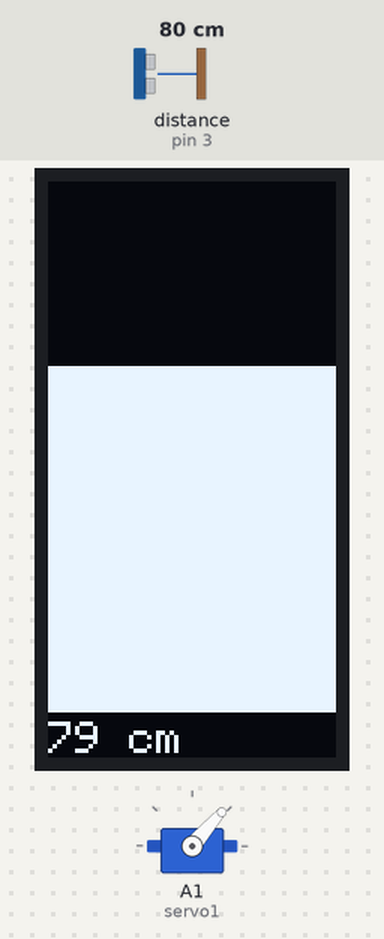
Recording of a sketch running on a simulated Arduino Uno, built with avr-gcc and run on an emulated ATmega328P. Parts: servo, 64×128 one-colour display. Wiring (inferred from the names in the program): ultrasonic range finder: trigger pin 2; echo pin 3. The test bench sets the inputs (shaded band); at power-on: distance to the obstacle (sensor on pin 3) 80 cm. The echo pulse lasts 58.3 µs per cm; what the sketch prints to the serial monitor is not drawn.

Above: at 6.3 s.
6.4 s: distance to the obstacle (sensor on pin 3) set to 2 cm
At 11.49 s:
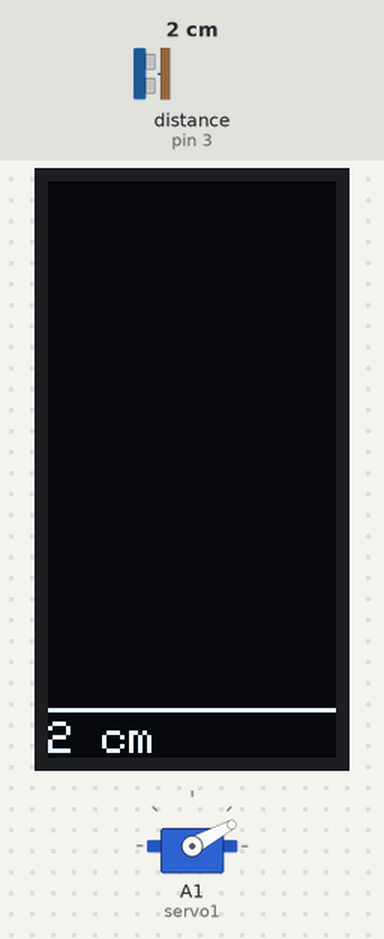
15.2 s: distance to the obstacle (sensor on pin 3) set to 4 cm
At 17.58 s:
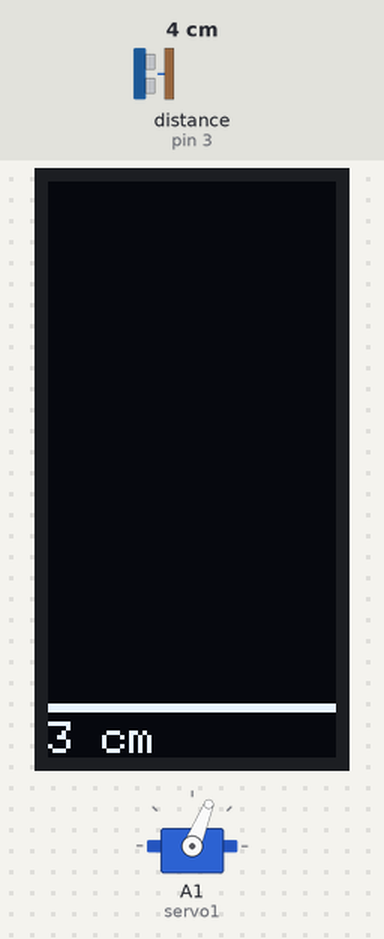
21.7 s: distance to the obstacle (sensor on pin 3) set to 9 cm
At 23.36 s:
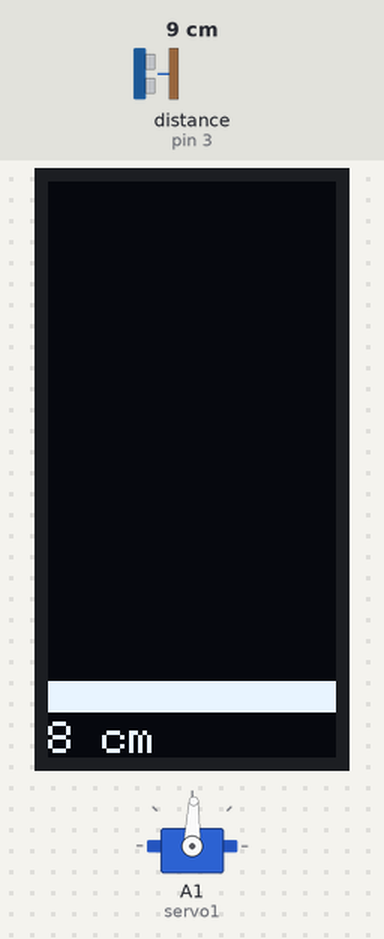
Timing chart, 0 to 34.2 s (numbered marks = the images above; inputs shaded):
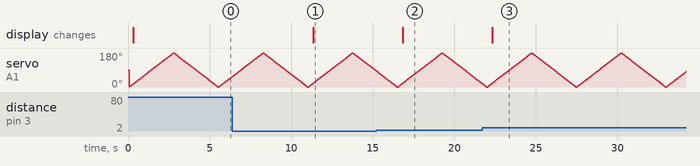

Measured:
- after the input at 6.4 s, the display: changes after 4.9 s (image 1)
- after the input at 15.2 s, the display: changes after 1.6 s (image 2)
- after the input at 21.7 s, the display: changes after 0.61 s (image 3)

The sketch:

SAMD21_OLED_Sonar_Servo.ino
```cpp
#include <Servo.h>
#include <SPI.h>
#include <Wire.h>
#include <Adafruit_GFX.h>
#include <Adafruit_SSD1306.h>

#define OLED_MOSI  5
#define OLED_CLK   4
#define OLED_DC    7
#define OLED_CS    8
#define OLED_RESET 6
#define pwPin      3
#define trigPin    2
Adafruit_SSD1306 display(OLED_MOSI, OLED_CLK, OLED_DC, OLED_RESET, OLED_CS);
Servo servo1;

long pulse, cm, barHeight;
int pos = 0;

void setup()   {
  Serial.begin(9600);
  Serial.println("And we're off!");
  pinMode(pwPin, INPUT);
  pinMode(trigPin, OUTPUT);
  servo1.attach(A1);
  display.begin(SSD1306_SWITCHCAPVCC);
  display.setRotation(1); //Portrait mode
  display.setTextSize(1);
  display.setTextColor(WHITE);
}


void loop() {
  display.clearDisplay();
  display.setCursor(0,0);

  // pulse the trigger pin, at least 10usec
  digitalWrite(trigPin, LOW);
  delayMicroseconds(2);
  digitalWrite(trigPin, HIGH);
  delayMicroseconds(10);
  digitalWrite(trigPin, LOW);

  // pull in echo pulse, conv. usec travel time to cm
  pulse = pulseIn(pwPin, HIGH, 8890);
  if (pulse == 0) cm = 120;
  else cm = pulse / (2*29.1);
  Serial.println(cm);

  //draw graph
  barHeight = map(cm, 0, 120, 0, display.height()-10);
  display.fillRect(0, display.height()-barHeight-10, display.width(), barHeight, WHITE);
  display.setCursor(0, display.height()-8);
  display.print(cm);
  display.print(" cm");
  display.display();
  for (pos = 0; pos <= 180; pos += 1) { // goes from 0 degrees to 180 degrees
    // in steps of 1 degree
    servo1.write(pos);              // tell servo to go to position in variable 'pos'
    delay(15);                       // waits 15ms for the servo to reach the position
  }
  for (pos = 180; pos >= 0; pos -= 1) { // goes from 180 degrees to 0 degrees
    servo1.write(pos);              // tell servo to go to position in variable 'pos'
    delay(15);                       // waits 15ms for the servo to reach the position
  }
}
```
